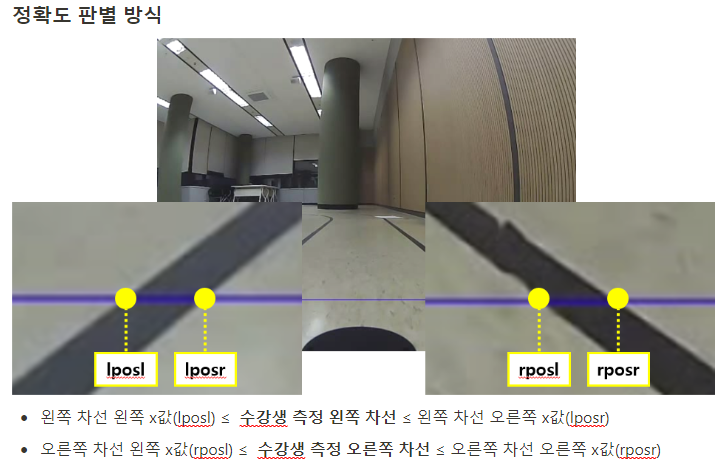
#> input picture 2022-04-17-14-37-57.png, 728 x 473 px
$ python -i sliding_find.py   (imports and definitions only)   (older library calls are emulated)
#> lines starting #> are read from the running program, lines starting #| are printed output that depends on the picture; after the words box and inside, x2 and y2 are one past the last pixel; in counts of white or black regions, pixels touching at a corner belong together
#> further down, picture is the input picture: shape (473, 728, 3); mean B, G, R 171.8, 177.6, 178.6
#!/usr/bin/env python
# -*- coding: utf-8 -*-

from audioop import reverse
import numpy as np
import cv2, random, math, copy

Width = 640
Height = 480
#버드아이 뷰를 이용하면 차선이 보이지 않음
# [1 line not run here, left out]
#cap = cv2.VideoCapture("xycar_track1.mp4")
window_title = 'camera'

warp_img_w = 320
warp_img_h = 240

warpx_margin = 45
warpy_margin = 3

nwindows = 20
margin = 50
minpix = 5

lane_bin_th = 2

warp_src  = np.array([
    [230-warpx_margin, 300-warpy_margin],
    [45-warpx_margin,  450+warpy_margin],
    [445+warpx_margin, 300-warpy_margin],
    [610+warpx_margin, 450+warpy_margin]
], dtype=np.float32)

warp_dist = np.array([
    [0,0],
    [0,warp_img_h],
    [warp_img_w,0],
    [warp_img_w, warp_img_h]
], dtype=np.float32)

calibrated = True
if calibrated:
    mtx = np.array([
        [422.037858, 0.0, 245.895397],
        [0.0, 435.589734, 163.625535],
        [0.0, 0.0, 1.0]
    ])
    dist = np.array([-0.289296, 0.061035, 0.001786, 0.015238, 0.0])
    cal_mtx, cal_roi = cv2.getOptimalNewCameraMatrix(mtx, dist, (Width, Height), 1, (Width, Height))

# [18 lines left out: functions calibrate_image, warp_image, not called in this run]

def warp_process_image(img):
    global nwindows
    global margin
    global minpix
    global lane_bin_th

    gray = cv2.cvtColor(img,cv2.COLOR_BGR2GRAY)
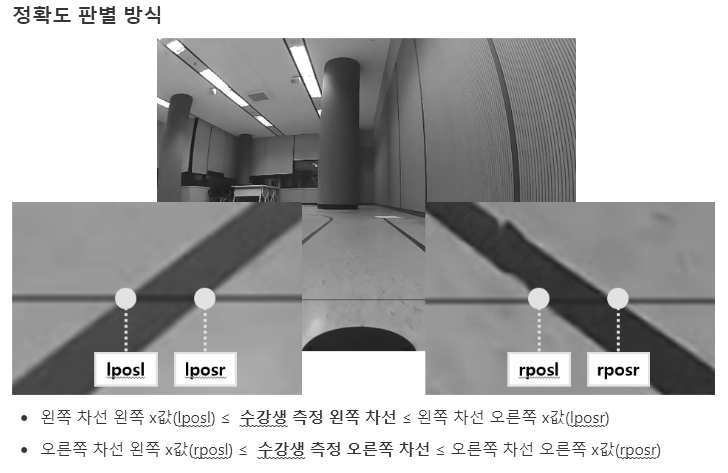
#> gray: shape (473, 728); min 0, max 255, mean 177.2
    m = cv2.mean(gray)[0]
#> m = 177.2
    gray = cv2.add(gray,(20 - m)) # 평균 밝기 50으로 고정
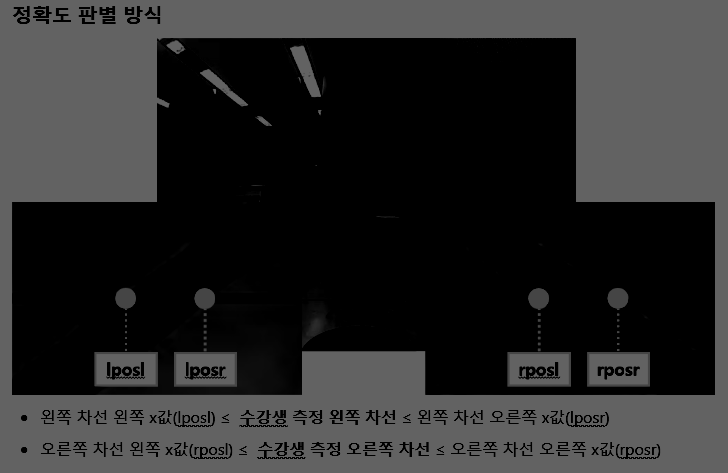
#> gray: shape (473, 728); min 0, max 98, mean 42.6
    gray = cv2.GaussianBlur(gray,(5, 5), 0)

    # 차체 보이는거 제외하는 원 추가
    cv2.circle(gray, (155, 250),60, 255, -1)
    cv2.circle(gray, (10, 250),40, 255, -1)
    cv2.circle(gray, (315, 250),50, 255, -1)
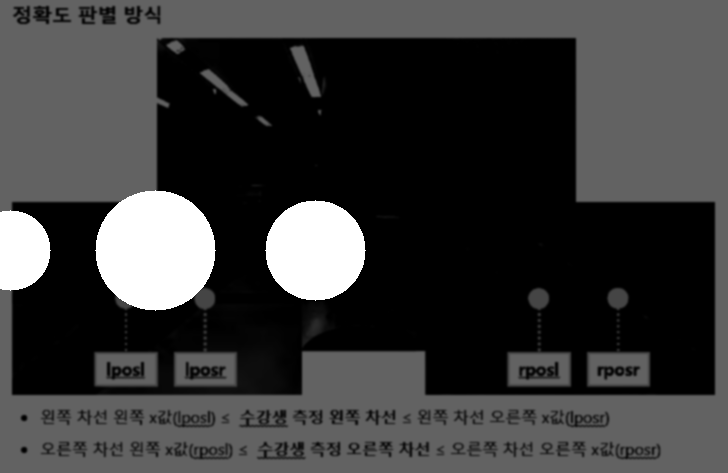
#> gray: shape (473, 728); min 0, max 255, mean 58.9
    _, lane = cv2.threshold(gray, lane_bin_th, 255, cv2.THRESH_BINARY)
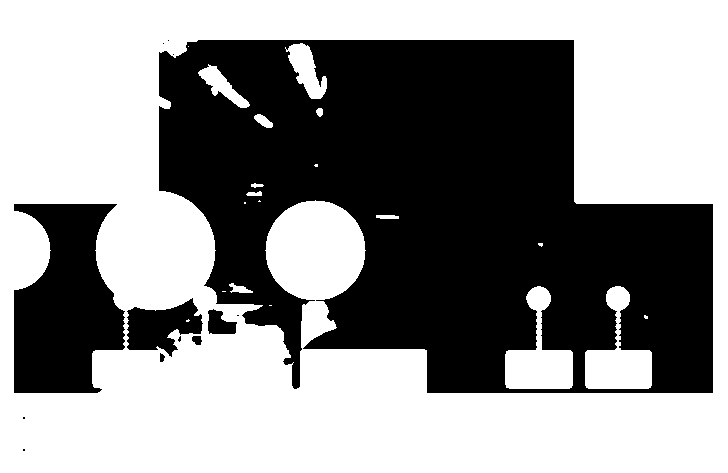
#> lane: shape (473, 728); 56.2% white; 13 black regions (7 under 20 px), largest, box (x1, y1, x2, y2) and area: (159, 40, 713, 393) 132477, (14, 204, 125, 393) 15092, (127, 298, 203, 357) 2618, (208, 309, 237, 334) 493, (192, 336, 202, 345) 71, (160, 353, 165, 362) 33

    lane = 255-lane # 영상 반전

    histogram = np.sum(lane[180:220,:], axis=0)
#> histogram = 728 values, max 10200 at index 207, min 0 at index 0, mean 6298.6

    midpoint = np.int(histogram.shape[0]/2)
#> midpoint = 364

    print(max(histogram[:midpoint]), "  ///  ",max(histogram[midpoint:]))
#| 10200   ///   10200

    hist_threshold = 2200

    if max(histogram[:midpoint]) < hist_threshold:
        leftx_current = 0
    else:
        leftx_current = np.argmax(histogram[:midpoint])
#> leftx_current = 207

    if max(histogram[midpoint:]) < hist_threshold:
        rightx_current = 320
    else:
        rightx_current = np.argmax(histogram[midpoint:]) + midpoint
#> rightx_current = 364


    print(leftx_current,rightx_current )
#| 207 364

    window_height = np.int(lane.shape[0]/nwindows)
#> window_height = 23
    nz = lane.nonzero()
#> nz = 150809 positions, rows 40 to 450, columns 14 to 712

    left_lane_inds = []
    right_lane_inds = []

    lx, ly, rx, ry = [], [], [], []

    #out_img = np.dstack((lane, lane, lane))*255

    for window in range(nwindows):

        win_yl = lane.shape[0] - (window+1)*window_height
        win_yh = lane.shape[0] - window*window_height

        win_xll = leftx_current - margin
        win_xlh = leftx_current + margin
        win_xrl = rightx_current - margin
        win_xrh = rightx_current + margin

        cv2.rectangle(img,(win_xll,win_yl),(win_xlh,win_yh),(0,255,0), 2)
        cv2.rectangle(img,(win_xrl,win_yl),(win_xrh,win_yh),(0,255,0), 2)

        good_left_inds = ((nz[0] >= win_yl)&(nz[0] < win_yh)&(nz[1] >= win_xll)&(nz[1] < win_xlh)).nonzero()[0]
        good_right_inds = ((nz[0] >= win_yl)&(nz[0] < win_yh)&(nz[1] >= win_xrl)&(nz[1] < win_xrh)).nonzero()[0]

        left_lane_inds.append(good_left_inds)
        right_lane_inds.append(good_right_inds)

        if len(good_left_inds) > minpix:
            leftx_current = np.int(np.mean(nz[1][good_left_inds]))
        if len(good_right_inds) > minpix:
            rightx_current = np.int(np.mean(nz[1][good_right_inds]))

        lx.append(leftx_current)
        ly.append((win_yl + win_yh)/2)

        rx.append(rightx_current)
        ry.append((win_yl + win_yh)/2)
#> this loop made 20 passes
#> (win_xll, win_xlh, win_xrl, win_xrh, leftx_current, rightx_current) on passes 6 to 12: (111, 211, 314, 414, 148, 363), (98, 198, 313, 413, 147, 371), (97, 197, 321, 421, 134, 375), (84, 184, 325, 425, 93, 390), (43, 143, 340, 440, 72, 401), (22, 122, 351, 451, 71, 405), (21, 121, 355, 455, 67, 405)
#> (win_xll, win_xlh, win_xrl, win_xrh, rightx_current) on passes 13 to 18: (17, 117, 355, 455, 404), (17, 117, 354, 454, 403), (17, 117, 353, 453, 402), (17, 117, 352, 452, 401), (17, 117, 351, 451, 400), (17, 117, 350, 450, 399)
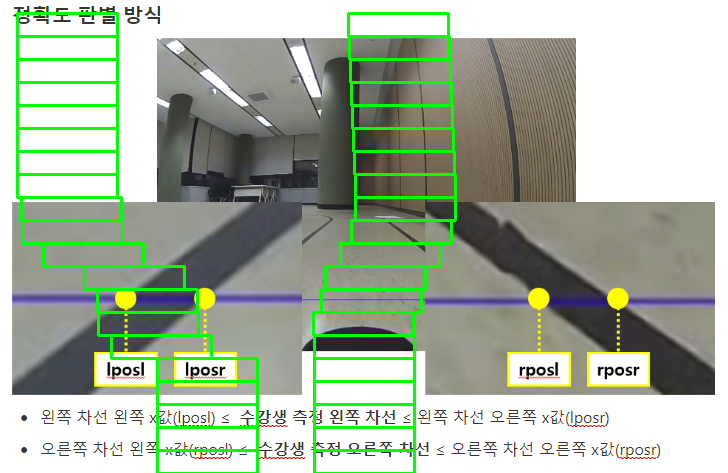
#> img: shape (473, 728, 3); 5.2% of pixels changed, all inside (x1, y1, x2, y2) = (16, 12, 457, 473)
#> after the loop, left_lane_inds = 20 items; lx = [207, 207, 207, 207, 161, 148, 147, 134, 93, 72, 71, 67, 67, 67, 67, 67, 67, 67, 67, 67]; ly = [461.5, 438.5, 415.5, 392.5, 369.5, 346.5, 323.5, 300.5, 277.5, 254.5, 231.5, 208.5, 185.5, 162.5, 139.5, 116.5, 93.5, 70.5, 47.5, 24.5]; right_lane_inds = 20 items; rx = [364, 364, 364, 364, 364, 363, 371, 375, 390, 401, 405, 405, 404, 403, 402, 401, 400, 399, 398, 398]; ry has the same summary as ly

    left_lane_inds = np.concatenate(left_lane_inds)
#> left_lane_inds = 7959 values, max 142701 at index 14, min 64884 at index 6611, mean 102076.6
    right_lane_inds = np.concatenate(right_lane_inds)

    #left_fit = np.polyfit(nz[0][left_lane_inds], nz[1][left_lane_inds], 2)
    #right_fit = np.polyfit(nz[0][right_lane_inds] , nz[1][right_lane_inds], 2)

    lfit = np.polyfit(np.array(ly),np.array(lx),2)
#> lfit = [0.00129, -0.245, 73.47]
    rfit = np.polyfit(np.array(ry),np.array(rx),2)
#> rfit = [-0.000344, 0.0562, 399.4]

    img[nz[0][left_lane_inds], nz[1][left_lane_inds]] = [255, 0, 0]
    img[nz[0][right_lane_inds] , nz[1][right_lane_inds]] = [0, 0, 255]
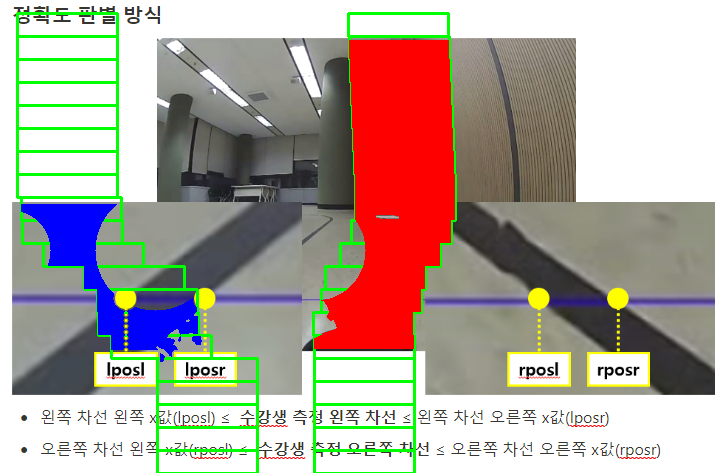
#> img: shape (473, 728, 3); mean B, G, R 159.3, 167.3, 179.8
    cv2.imshow("img", img)
    cv2.imshow("lane", lane)

    #return left_fit, right_fit
    return lfit, rfit

# [40 lines left out: functions draw_lane, start, not called in this run]
        # if cv2.waitKey(0) != 33:
        #     pass

# [2 lines not run here, left out]

>>> import cv2
>>> picture = cv2.imread('2022-04-17-14-37-57.png')
>>> result = warp_process_image(picture)
#> result = ([0.00129, -0.245, 73.47], [-0.000344, 0.0562, 399.4])

$ run again, on 2022-04-17-14-45-05.png
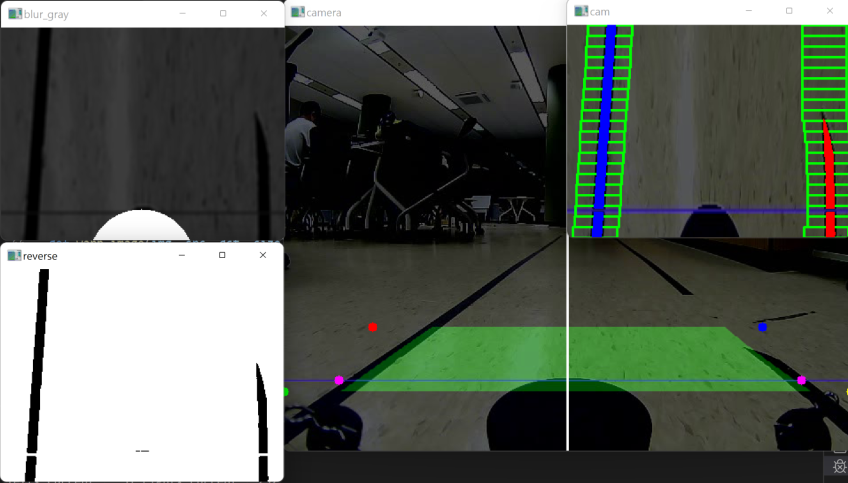
#> input picture 2022-04-17-14-45-05.png, 1696 x 965 px (shown at 1/2 size)
#> picture is the input picture: shape (965, 1696, 3); mean B, G, R 88.9, 98.3, 90.7
#> m = 94.99
#> in warp_process_image, `_, lane = cv2.threshold(gray, lane_bin_th, 255, cv2.THRESH_BINARY)`:
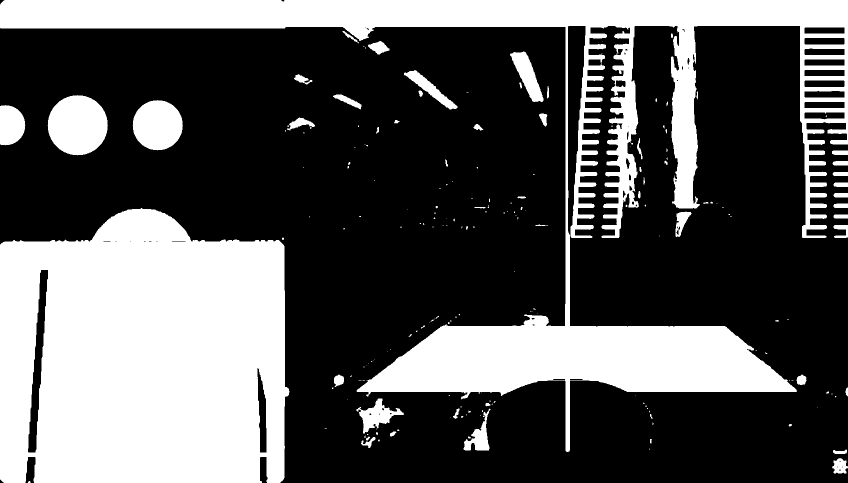
#> lane: shape (965, 1696) (shown at 1/2 size); 34.4% white; 195 white regions (138 under 20 px), largest, box (x1, y1, x2, y2) and area: (0, 416, 579, 965) 275549, (0, 0, 1696, 904) 245926, (95, 190, 216, 311) 11289
#> histogram = 1696 values, max 10200 at index 36, min 0 at index 1131, mean 8385.8
#| 10200   ///   10200
#> in warp_process_image, `leftx_current = np.argmax(histogram[:midpoint])`: leftx_current = 36
#> in warp_process_image, `rightx_current = np.argmax(histogram[midpoint:]) + midpoint`: rightx_current = 848
#| 36 848
#> nz = 1073451 positions, rows 0 to 964, columns 0 to 1695
#> the loop in warp_process_image, `for window in range(nwindows): ` made 20 passes
#> (win_xll, win_xlh, win_xrl, win_xrh, leftx_current, rightx_current) on passes 1, 2, 3, 4, 6, 7, 8, 9: (-14, 86, 798, 898, 59, 847), (9, 109, 797, 897, 64, 846), (14, 114, 796, 896, 66, 846), (16, 116, 796, 896, 70, 845), (23, 123, 795, 895, 77, 813), (27, 127, 763, 863, 80, 811), (30, 130, 761, 861, 83, 810), (33, 133, 760, 860, 86, 809)
#> after the loop in warp_process_image, `for window in range(nwindows):`: left_lane_inds = 20 items; lx = [59, 64, 66, 70, 73, 77, 80, 83, 86, 86, 85, 84, 83, 81, 71, 69, 68, 67, 66, 66]; ly = [941, 893, 845, 797, 749, 701, 653, 605, 557, 509, 461, 413, 365, 317, 269, 221, 173, 125, 77, 29]; right_lane_inds = 20 items; rx = [847, 846, 846, 845, 845, 813, 811, 810, 809, 808, 807, 806, 805, 804, 803, 802, 794, 793, 796, 796]; ry has the same summary as ly
#> lfit = [-0.000114, 0.11, 56.48]
#> rfit = [8.18e-05, -0.0179, 797.5]
#> in warp_process_image, `img[nz[0][right_lane_inds] , nz[1][right_lane_inds]] = [0, 0, 255]`:
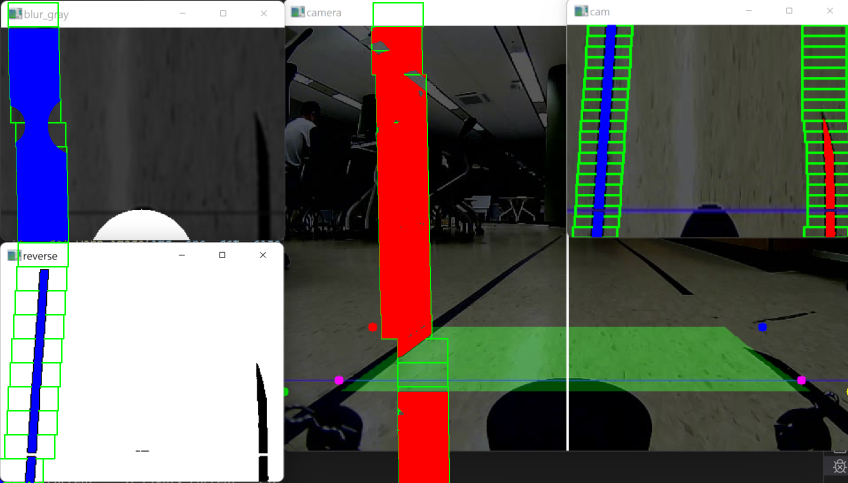
#> img: shape (965, 1696, 3) (shown at 1/2 size); mean B, G, R 92.3, 96.3, 99.2
#> result = ([-0.000114, 0.11, 56.48], [8.18e-05, -0.0179, 797.5])

$ run again, on 2022-04-17-14-46-08.png
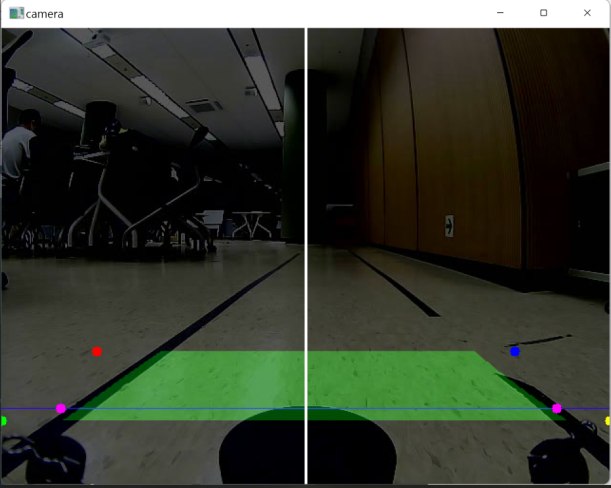
#> input picture 2022-04-17-14-46-08.png, 1221 x 975 px (shown at 1/2 size)
#> picture is the input picture: shape (975, 1221, 3); mean B, G, R 45.3, 57.9, 52
#> m = 54.78
#> in warp_process_image, `_, lane = cv2.threshold(gray, lane_bin_th, 255, cv2.THRESH_BINARY)`:
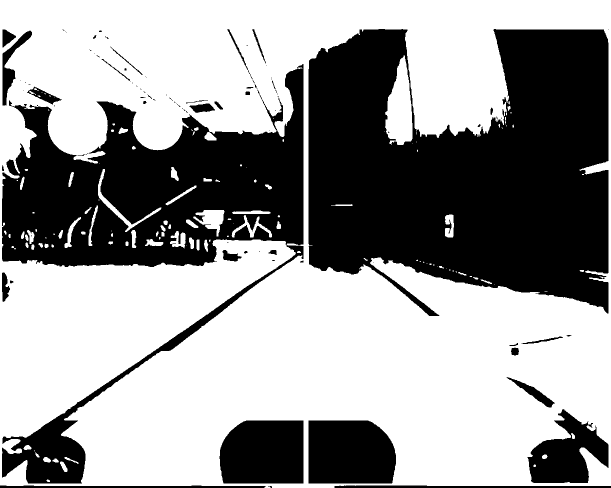
#> lane: shape (975, 1221) (shown at 1/2 size); 59.5% white; 93 black regions (57 under 20 px), largest, box (x1, y1, x2, y2) and area: (617, 58, 1217, 632) 254245, (4, 128, 607, 967) 161231, (617, 841, 792, 967) 20628
#> histogram = 1221 values, max 10200 at index 587, min 0 at index 0, mean 3937.1
#| 10200   ///   10200
#> in warp_process_image, `leftx_current = np.argmax(histogram[:midpoint])`: leftx_current = 587
#> in warp_process_image, `rightx_current = np.argmax(histogram[midpoint:]) + midpoint`: rightx_current = 617
#| 587 617
#> nz = 481816 positions, rows 58 to 974, columns 0 to 1220
#> the loop in warp_process_image, `for window in range(nwindows): ` made 20 passes
#> (win_xll, win_xlh, win_xrl, win_xrh, leftx_current, rightx_current) on passes 1, 2, 3, 10, 11, 12, 13, 14: (537, 637, 567, 667, 583, 617), (533, 633, 567, 667, 579, 617), (529, 629, 567, 667, 574, 617), (484, 584, 567, 667, 554, 632), (504, 604, 582, 682, 560, 634), (510, 610, 584, 684, 560, 635), (510, 610, 585, 685, 558, 637), (508, 608, 587, 687, 557, 639)
#> after the loop in warp_process_image, `for window in range(nwindows):`: left_lane_inds = 20 items; lx = [583, 579, 574, 574, 574, 574, 574, 574, 534, 554, 560, 560, 558, 557, 559, 580, 599, 619, 653, 653]; ly = [951, 903, 855, 807, 759, 711, 663, 615, 567, 519, 471, 423, 375, 327, 279, 231, 183, 135, 87, 39]; right_lane_inds = 20 items; rx = [617, 617, 617, 617, 617, 617, 617, 617, 617, 632, 634, 635, 637, 639, 641, 643, 645, 652, 675, 721]; ry has the same summary as ly
#> lfit = [0.000329, -0.379, 661.4]
#> rfit = [0.000154, -0.226, 697.5]
#> in warp_process_image, `img[nz[0][right_lane_inds] , nz[1][right_lane_inds]] = [0, 0, 255]`:
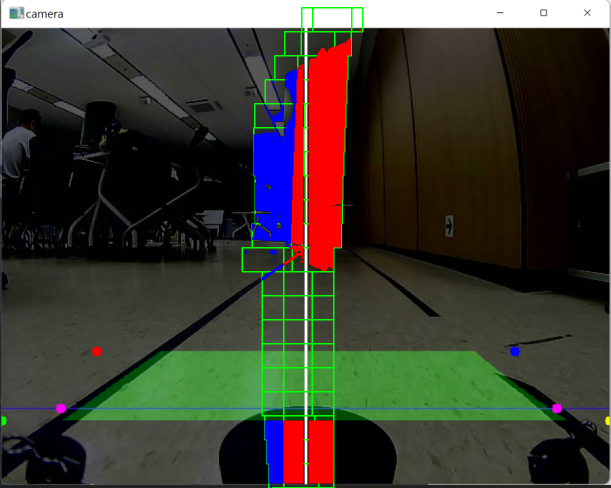
#> img: shape (975, 1221, 3) (shown at 1/2 size); mean B, G, R 49.2, 59.4, 61.5
#> result = ([0.000329, -0.379, 661.4], [0.000154, -0.226, 697.5])
